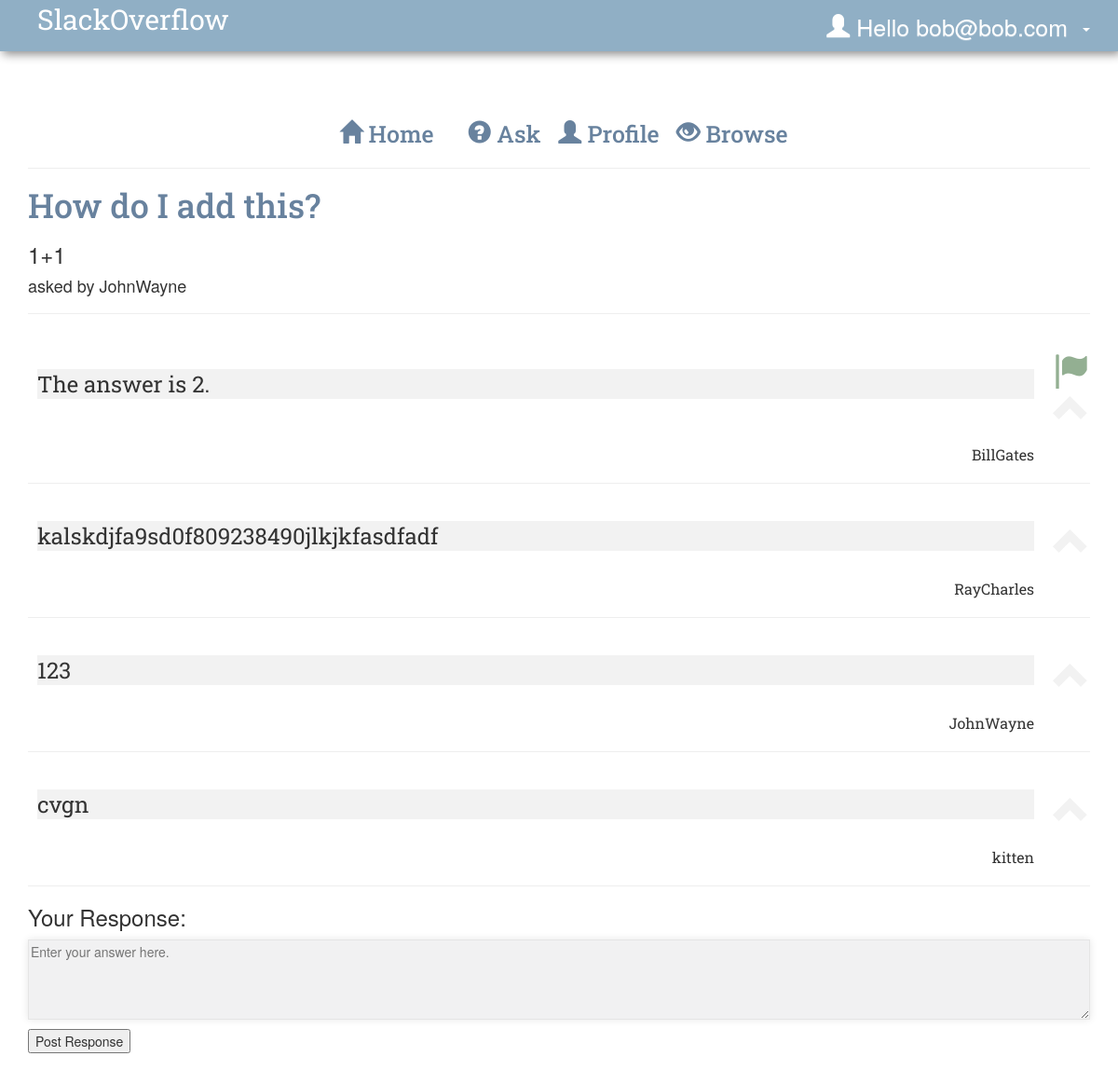
Screenshot of /answer.php?q_id=42 (signed in) with the database file from the repository.
### tables this page shows
CREATE TABLE `users` (
  `user_id` int(11) NOT NULL,
  `user_name` varchar(255) NOT NULL,
  `user_email` varchar(60) NOT NULL,
  `user_pass` varchar(255) NOT NULL,
  `is_guest` tinyint(1) NOT NULL DEFAULT '0'
);

CREATE TABLE `questions` (
  `question_id` int(11) NOT NULL,
  `question_title` varchar(100) NOT NULL,
  `question` varchar(5000) NOT NULL,
  `asker_id` int(11) NOT NULL,
  `answer_id` int(11) DEFAULT NULL,
  `is_solved` tinyint(1) DEFAULT NULL
);

CREATE TABLE `answers` (
  `answer_id` int(11) NOT NULL,
  `answer` varchar(5000) NOT NULL,
  `responder_id` int(11) NOT NULL,
  `question_id` int(11) NOT NULL,
  `is_best` tinyint(1) DEFAULT '0',
  `num_upvotes` int(11) DEFAULT NULL
);

### class.user.php (called while the page is built, shortened)
<?php
class USER
{
	private $conn;
	public function __construct()
	{
		$database = new Database();
		$db = $database->dbConnection();
		$this->conn = $db;
    }
	public function runQuery($sql)
	{
		$stmt = $this->conn->prepare($sql);
		return $stmt;
	}
}
?>

### answer.php (the view, shortened to what this page needs)
<?php
  require_once("class.user.php");
  $auth_user = new USER();
  $user_id = $_SESSION['user_session'];
  $servername = "localhost";
$username = "admin";
$password = "M0n@rch$";
$dbname = "slackoverflow";
$conn = new mysqli($servername, $username, $password, $dbname);
  $stmt = $auth_user->runQuery("SELECT * FROM users WHERE user_id=:user_id");
  $stmt->execute(array(":user_id"=>$user_id));
  $userRow=$stmt->fetch(PDO::FETCH_ASSOC);
  $user_is_guest = $userRow['is_guest'];
		$q_id = $_GET["q_id"];
		$sql = "SELECT question_title, question, question_id, asker_id, answer_id, user_id, user_name, is_solved FROM questions join users on asker_id=user_id
			WHERE question_id=$q_id";
        $result = $conn->query($sql);
        $row = $result->fetch_assoc();
?>
<!DOCTYPE html PUBLIC "-//W3C//DTD XHTML 1.0 Transitional//EN" "http://www.w3.org/TR/xhtml1/DTD/xhtml1-transitional.dtd">
<html xmlns="http://www.w3.org/1999/xhtml">
<head>
<link href="bootstrap/css/bootstrap.min.css" rel="stylesheet" media="screen">
<link href="bootstrap/css/bootstrap-theme.min.css" rel="stylesheet" media="screen">
<link rel="stylesheet" href="style.css" type="text/css"  />
</head>
<nav class="navbar navbar-default navbar-fixed-top">
  <div class="container">
    <div class="navbar-header">
      <a class="logo" href="home.php">SlackOverflow</a>
    </div>
    <div id="navbar" class="navbar-collapse collapse">
      <ul class="nav navbar-nav navbar-right">
        <li class="dropdown">
          <a href="#" id="dropdown" data-toggle="dropdown" role="button" aria-haspopup="true" aria-expanded="false">
            <span class="glyphicon glyphicon-user"></span>&nbsp;Hello
              <?php
                  if($user_is_guest == FALSE)
                  {
                    echo $userRow['user_email'];
                  }
                  else{
                    echo " Guest";
                  }
              ?>&nbsp;
              <span class="caret">
              </span>
          </a>
        </li>
      </ul>
    </div>
  </div>
</nav>
<div class="container-fluid" style="margin-top:80px;">
    <div class="container">
        <h1 id="secondLevelLinks">
          <a href="home.php"><span class="glyphicon glyphicon-home"></span> Home</a> &nbsp;
          <a href="ask.php"><span class="glyphicon glyphicon-question-sign"></span> Ask</a>
          <a href="profile.php"><span class="glyphicon glyphicon-user"></span> Profile</a>
          <a href="browse.php"><span class="glyphicon glyphicon-eye-open"></span> Browse</a>
          </h1>
       	<hr />
<body>
	<h1 id="questionAnswerPage"><?php echo $row['question_title']; ?></h1>
	<h3 id="questionAnswerPage"><?php echo $row['question']; ?></h1>
	<h4>asked by <?php echo $row['user_name']; ?></h3>
	<?php
	$sql = "SELECT answer_id, answer, responder_id, is_best, user_name
			FROM answers JOIN users WHERE question_id=$q_id and responder_id=user_id";
      $getAskerID = "SELECT asker_id, is_solved FROM questions WHERE question_id=$q_id";
      $result = $conn->query($getAskerID);
      $questionInfo = $result->fetch_assoc();
      $askerID = $questionInfo["asker_id"];
      $loggedInID = $_SESSION['user_id'];
    if($askerID == $loggedInID)
    {
    $isAsker = TRUE;
    }
    else{
      $isAsker = FALSE;
    }
        $result = $conn->query($sql);
        while($row = $result->fetch_assoc())
        {
        	$is_best = $row["is_best"];
        	echo "<hr><table>";
        	echo "<tr>
        		<td id=\"answerTD\"><p id=\"responseBody\">".$row["answer"]."</p></td>
        		<td id=\"answerTD\">
        			<table>
        			<form name=\"bestAnswerForm\" method=\"post\" action=\"selectbestanswer.php\">";
        	if($isAsker == FALSE and $is_best == TRUE) {echo
        			"<tr> <span class=\"glyphicon glyphicon-flag\"></span> </tr>";}
          if($isAsker == FALSE) {echo "<tr> <span class=\"glyphicon glyphicon-chevron-up\"></span> </tr>";}
        	echo "</form>
        			</table>
        		</td>
        		</tr>";
        	echo"<tr>
        			<td><div align=\"right\">".$row["user_name"]."</div>
        		</tr>
        	";
        	echo"</table>";
        }
    ?>
	<hr>
	<h3>Your Response:</h3>
	<form class="form" method="post" action="postAnswer.php">
	<p class="Answer Body">
        <textarea  name="answerBody" id="answerBody" placeholder="Enter your answer here." rows="4" cols="50"/></textarea>
    </p>
    <?php
    if($_SESSION['user_name'] != "guest")
              {
                echo "
                <p class=\"submit\">
                <input type=\"submit\" value=\"Post Response\">
                ";
              }
              else{
                echo "<label>Guests can't answer a question. You must sign in.</label>";
              }
    ?>
    </p>
    </form>
</body>
</html>

### style.css (style rules this page uses)
body { background:white; }
.navbar { background: #90afc5; box-shadow: 3px 3px 10px #888888; border: none; }
.logo { font-family:'Roboto Slab', serif; font-size: 30px; color: white; }
#dropdown { color: white; }
a { color: #68829e; font-size: 25px; width: 100%; text-align: left; padding-left: 10px; }
#secondLevelLinks { text-align: center; }
#answerBody { border: 1px solid #e5e5e5; width: 100%; color: #999999; box-shadow: rgba(0,0,0,0.1) 0px 0px 8px; background: #f1f1f2; color: #2a3132; }
.submit { height:30px; }
h1 { font-family:'Roboto Slab',Verdana, Geneva, sans-serif; color: #68829e; }
.questionTable td,tr { text-align: left; padding-top: 20px; padding-left: 1px; width: 80%; }
#responseBody { background:#f2f2f2; font-size: 150%; }
td { font-family: 'Roboto Slab'; width: 100%; text-align: left; padding-top: 20px; padding-left: 10px; }
.glyphicon.glyphicon-chevron-up { font-size: 40px; padding-left: 10px; color: #f2f2f2; }
.glyphicon.glyphicon-flag { font-size: 40px; padding-left: 10px; color: #93af92; }

### rows the page displays
users: user_email "bob@bob.com"
questions: question_title "How do I add this?", question "1+1", asker.user_name "JohnWayne"
answers: answer "The answer is 2.", is_best 1 (drawn), responder.user_name "BillGates"
answers: answer "kalskdjfa9sd0f809238490jlkjkfasdfadf", responder.user_name "RayCharles"
answers: answer "123", responder.user_name "JohnWayne"
answers: answer "cvgn", responder.user_name "kitten"
